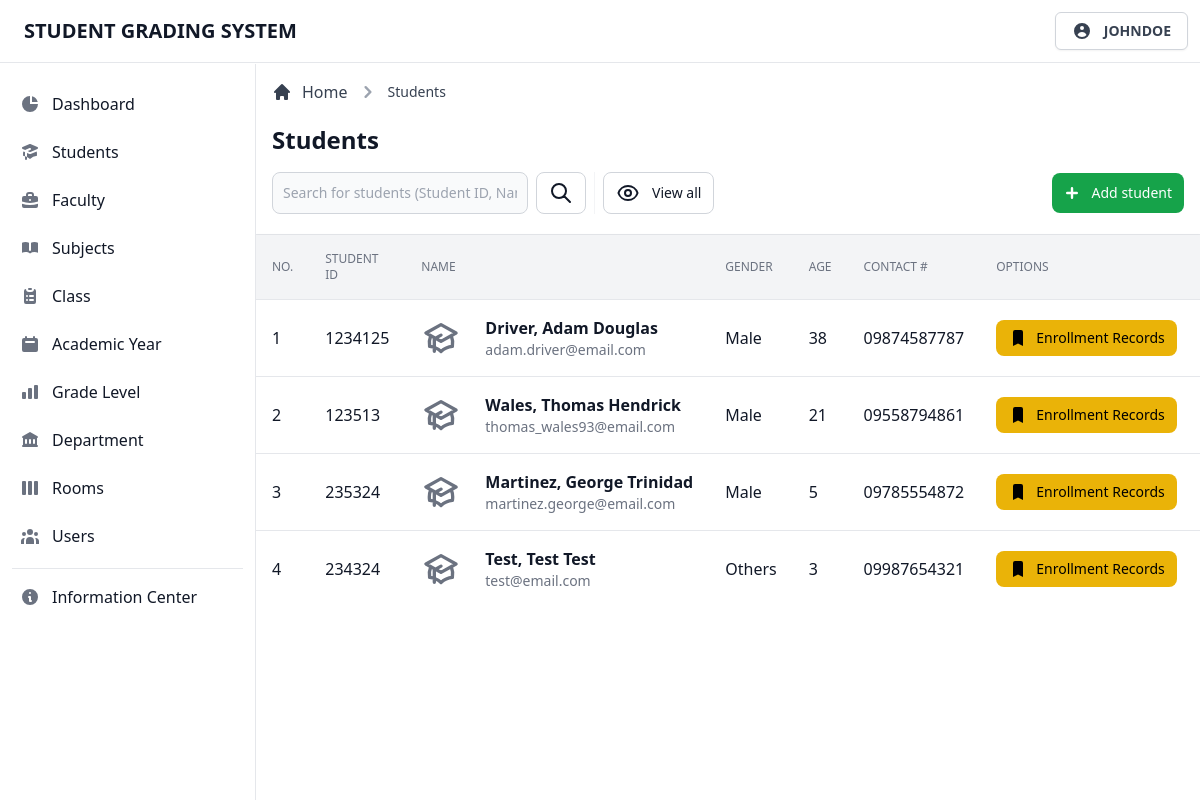
The page /admin/view/students.php (signed in) on the database as committed earlier.
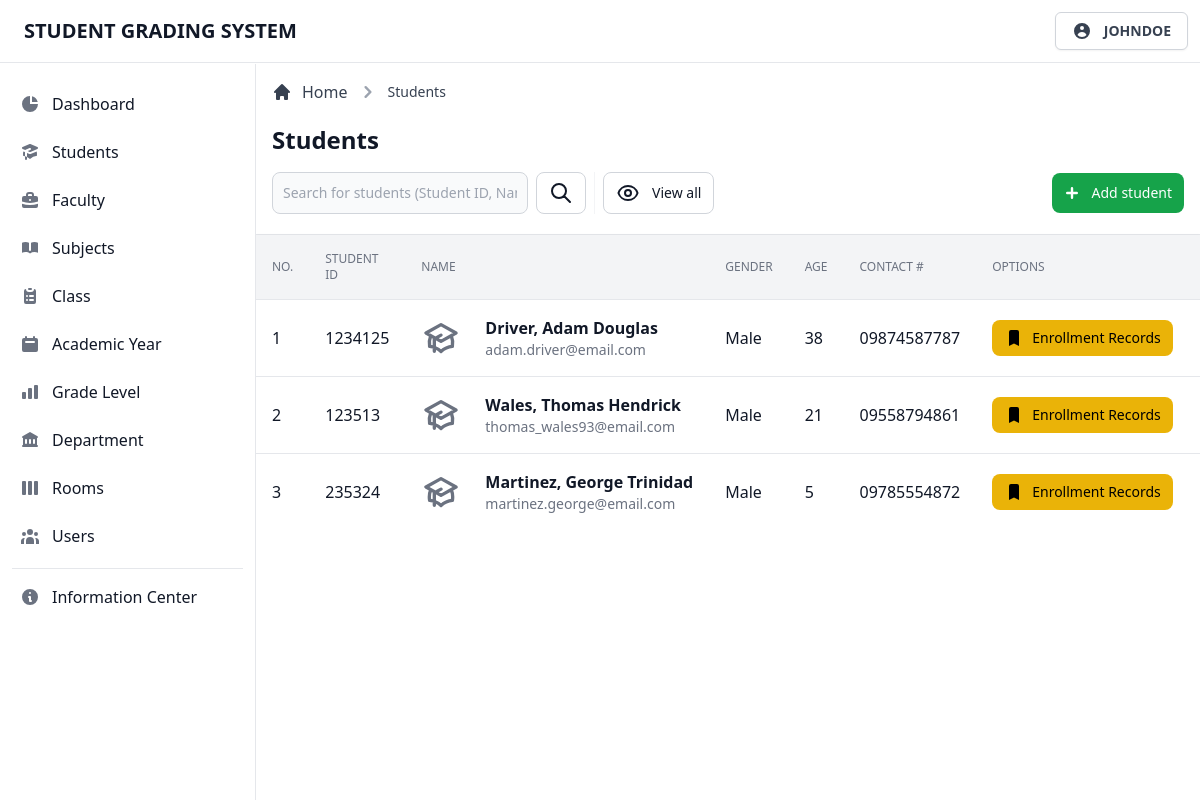
The same page on the database as committed later.
### tables this page shows
CREATE TABLE `tblstudents` (
  `student_id` int(11) NOT NULL,
  `student_number` int(11) NOT NULL,
  `student_fname` varchar(255) NOT NULL,
  `student_mname` varchar(255) NOT NULL,
  `student_lname` varchar(255) NOT NULL,
  `student_gender` varchar(255) NOT NULL,
  `student_bday` date NOT NULL,
  `student_status` varchar(255) NOT NULL,
  `student_age` int(11) NOT NULL,
  `student_nationality` varchar(255) NOT NULL,
  `student_religion` varchar(255) NOT NULL,
  `student_contact` varchar(255) NOT NULL,
  `student_email` varchar(255) NOT NULL,
  `student_address1` varchar(255) NOT NULL,
  `student_address2` varchar(255) NOT NULL
);

### admin/database/database.classes.php (called while the page is built)
<?php
class Dbh
{
  private $hostname = 'localhost';
  private $username = 'root';
  private $password = '';
  private $dbname = 'dbgradingsystem';
  public function connect()
  {
    try {
      $dbh = new PDO('mysql:host=' . $this->hostname . ';dbname=' . $this->dbname, $this->username, $this->password);
      return $dbh;
    } catch (PDOException $e) {
      print "Error!: " . $e->getMessage() . "<br>";
      die();
    }
  }
}

### admin/classes/display-data.classes.php (called while the page is built, shortened)
<?php
class DisplayStudents extends Dbh
{
  protected function getData()
  {
    $sql = 'SELECT * FROM tblstudents;';
    $stmt = $this->connect()->query($sql);
    $result = 0;
    while ($row = $stmt->fetchAll(PDO::FETCH_ASSOC)) {
      $result = $row;
    }
    return $result;
  }
}

### admin/controller/display-data.contr.php (called while the page is built, shortened)
<?php
class DisplayStudentsContr extends DisplayStudents
{
  public function fetchData()
  {
    $result = $this->getData();
    return $result;
  }
}

### admin/page/students/students-table.php (the view, shortened to what this page needs)
<div class="flex flex-col min-w-full overflow-hidden overflow-x-auto align-middle shadow">
  <table class="min-w-full divide-y divide-gray-200 table-fixed">
    <thead class="bg-gray-100">
      <tr>
        <th scope="col" class="th">
          No.
        </th>
        <th scope="col" class="th">
          Student ID
        </th>
        <th scope="col" class="th">
          Name
        </th>
        <th scope="col" class="th">
          Gender
        </th>
        <th scope="col" class="th">
          Age
        </th>
        <th scope="col" class="th">
          Contact #
        </th>
        <th scope="col" class="th">
          Options
        </th>
        <th scope="col" class="th">
        </th>
      </tr>
    </thead>
    <tbody class="bg-white divide-y divide-gray-200 ">
      <?php foreach ($result as $data) : ?>
        <tr class="hover:bg-gray-100 group">
          <td class="td">
            <div class="flex items-center">
              <?= $i += 1; ?>
            </div>
          </td>
          <td class="td">
            <div class="flex items-center capitalize">
              <?= $data['student_number']; ?>
            </div>
          </td>
          <td class="td-title">
            <div class="text-sm font-normal text-gray-500">
              <div class="text-base font-semibold text-gray-900 capitalize">
                <?= $data['student_lname'] . ', ' . $data['student_fname'] . ' ' . $data['student_mname']; ?>
              </div>
              <div class="text-sm font-normal text-gray-500">
                <?= $data['student_email']; ?>
              </div>
            </div>
          </td>
          <td class="td">
            <div class="flex items-center capitalize">
              <?= $data['student_gender']; ?>
            </div>
          </td>
          <td class="td">
            <div class="flex items-center capitalize">
              <?= $data['student_age']; ?>
            </div>
          </td>
          <td class="td">
            <div class="flex items-center capitalize">
              <?= $data['student_contact']; ?>
            </div>
          </td>
          <td class="p-4 space-x-2 whitespace-nowrap">
            <a href="records.php?studentnumber=<?= $data['student_number']; ?>" class="btn-yellow">
              <svg xmlns="http://www.w3.org/2000/svg" class="w-5 h-5 mr-2" viewBox="0 0 20 20" fill="currentColor">
                <path d="M5 4a2 2 0 012-2h6a2 2 0 012 2v14l-5-2.5L5 18V4z" />
              </svg>
              Enrollment Records
            </a>
          </td>
          <td class="p-4 space-x-2 text-right whitespace-nowrap">
          </td>
        </tr>
      <?php endforeach; ?>
    </tbody>
  </table>
</div>

Rows that differ between the two databases and show on the page:
removed tblstudents: i "4", student_number "234324", student_lname "Test", student_fname "Test", student_mname "Test", student_email "test@email.com", student_gender "Others", student_age "3", student_contact "09987654321"
